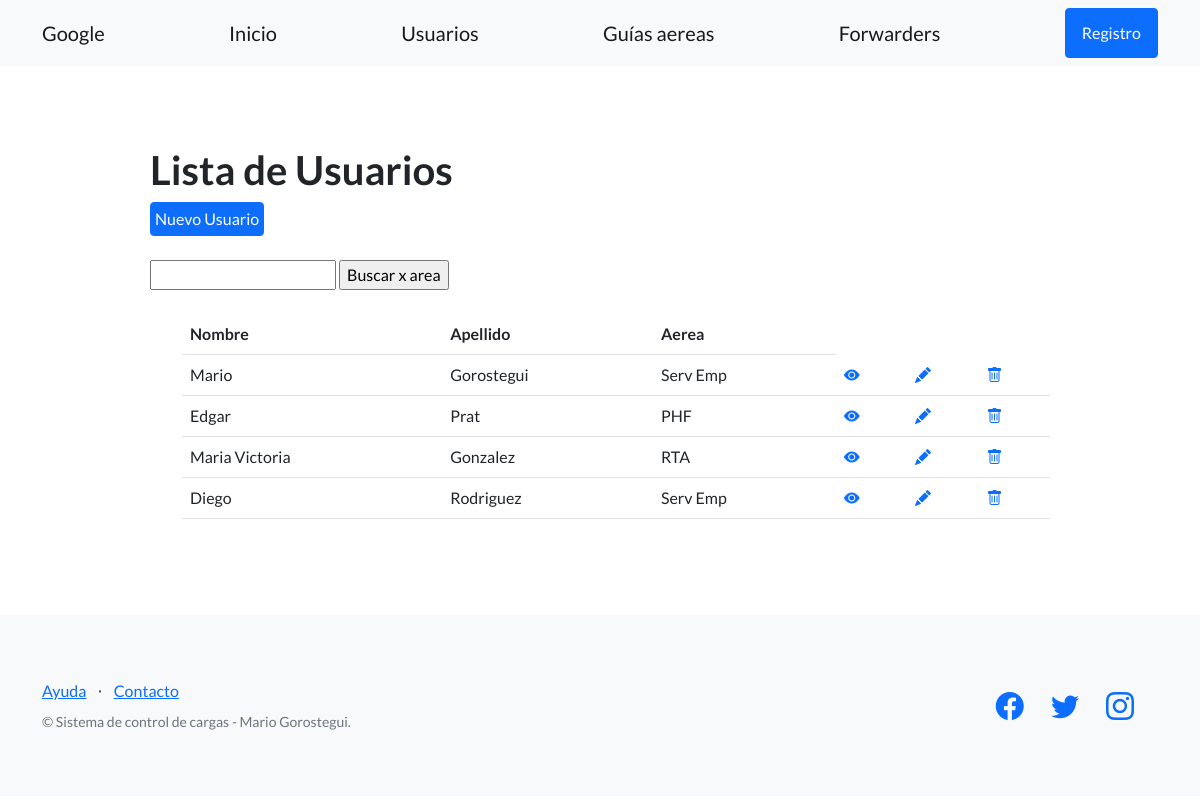
Page /app_guias/usuarios/ on the earlier database version.
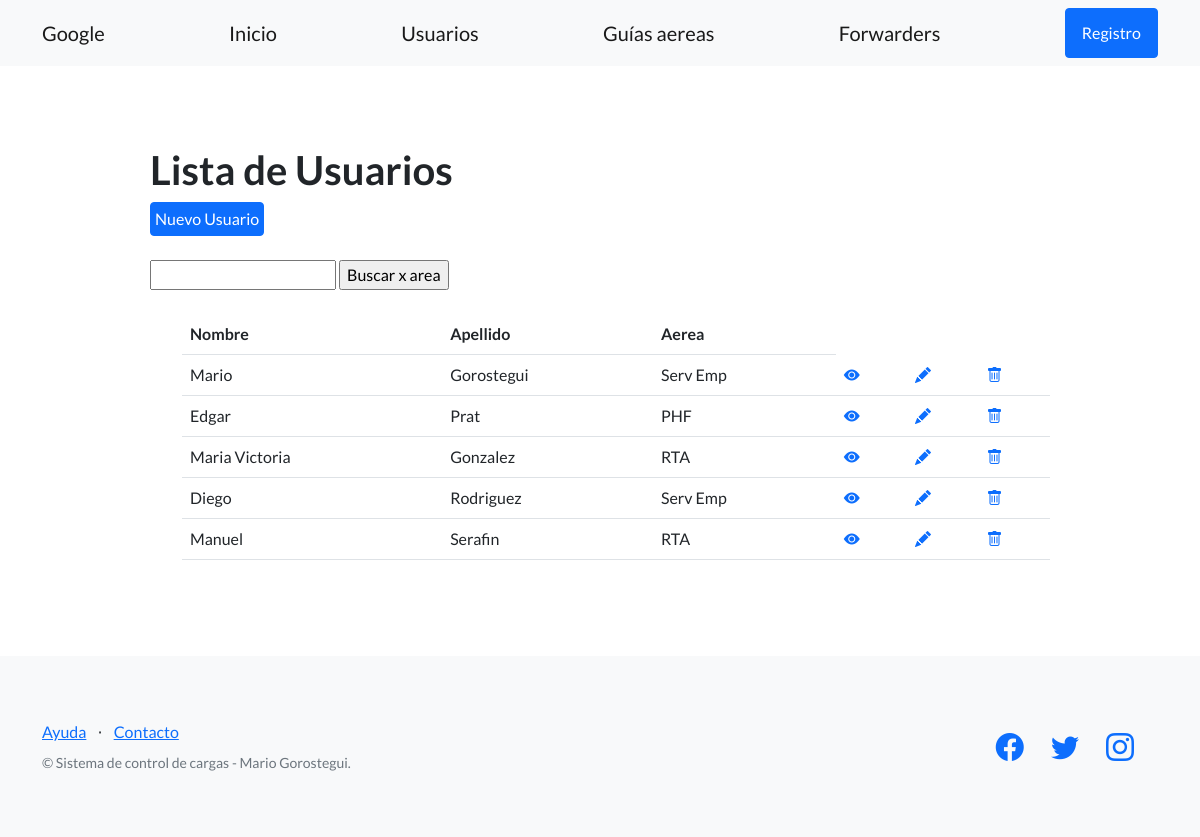
Same page on the later database version.
### app_guias/models.py (models this page shows, shortened)
class Usuarios(models.Model):
    nombre = models.CharField(max_length=64)
    apellido = models.CharField(max_length=64)# Equivalente de str
    area = models.CharField(max_length=64)  # Equivalent de int
    email = models.EmailField(blank=True)
    telefono = models.CharField(max_length=20,blank=True)
    creador = models.ForeignKey(User, on_delete=models.SET_NULL, null=True)

### app_guias/views.py (the view)
class UsuariosListView(ListView):
    model = Usuarios
    template_name = 'app_guias/lista_usuarios.html'

### app_guias/templates/app_guias/lista_usuarios.html (shortened to what this page needs)
{% extends 'app_guias/base.html' %}
{% block contenido %}
<section>
    <div>
      <h1>Lista de Usuarios</h1>
      <a class="btn btn-primary btn-xs p-1 " href="{% url 'crear_usuario' %}">Nuevo Usuario</a>
      <br>
      <br>
      <form action="{% url 'buscar_usuario' %}" method="post">
        <input type="text" name="busqueda">
        <input type="submit" value="Buscar x area">
      </form>
      <br>
      <ul>
        <table class="table">
          <body>
            <tr>
              <th>Nombre</th>
              <th>Apellido</th>
              <th>Aerea</th>
            </tr>
            {% for usr in object_list %}
            <tr>
              <td>{{ usr.nombre }}</td>
              <td>{{ usr.apellido }}</td>
              <td>{{ usr.area }}</td>
              <td>
                <a href="{% url 'detalle_usuario' usr.id %}">
                  <i class="bi-eye-fill"></i>
                </a>
              </td>
              <td>
                <a href="{% url 'actualiza_usuario' usr.id %}">
                  <i class="bi-pencil-fill"></i>
                </a>
              </td>
              <td>
                <a href="{% url 'borra_usuario' usr.id %}">
                  <i class="bi bi-trash"></i>
                </a>
              </td>
            </tr>
            {% endfor %}
        </table>
        </ul>
    </div>
  </section>
{% endblock contenido %}

Differences in the rows shown:
added Usuarios: nombre "Manuel", apellido "Serafin", area "RTA"
